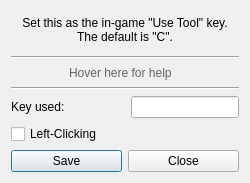
<?xml version="1.0" encoding="UTF-8"?>
<ui version="4.0">
 <class>Dialog</class>
 <widget class="QDialog" name="Dialog">
  <property name="geometry">
   <rect>
    <x>0</x>
    <y>0</y>
    <width>250</width>
    <height>183</height>
   </rect>
  </property>
  <property name="sizePolicy">
   <sizepolicy hsizetype="Fixed" vsizetype="Fixed">
    <horstretch>0</horstretch>
    <verstretch>0</verstretch>
   </sizepolicy>
  </property>
  <property name="minimumSize">
   <size>
    <width>235</width>
    <height>183</height>
   </size>
  </property>
  <property name="maximumSize">
   <size>
    <width>250</width>
    <height>183</height>
   </size>
  </property>
  <property name="windowTitle">
   <string>Fast Config</string>
  </property>
  <layout class="QVBoxLayout" name="verticalLayout_3">
   <item>
    <layout class="QVBoxLayout" name="verticalLayout">
     <item>
      <widget class="QLabel" name="label">
       <property name="text">
        <string>&lt;html&gt;&lt;head/&gt;&lt;body&gt;&lt;p align=&quot;center&quot;&gt;Set this as the in-game &amp;quot;Use Tool&amp;quot; key. The default is &amp;quot;C&amp;quot;.&lt;/p&gt;&lt;/body&gt;&lt;/html&gt;</string>
       </property>
       <property name="wordWrap">
        <bool>true</bool>
       </property>
      </widget>
     </item>
     <item>
      <widget class="Line" name="line_2">
       <property name="orientation">
        <enum>Qt::Horizontal</enum>
       </property>
      </widget>
     </item>
     <item>
      <layout class="QHBoxLayout" name="horizontalLayout">
       <property name="spacing">
        <number>0</number>
       </property>
       <item>
        <widget class="QLabel" name="help_label">
         <property name="sizePolicy">
          <sizepolicy hsizetype="Preferred" vsizetype="Preferred">
           <horstretch>0</horstretch>
           <verstretch>0</verstretch>
          </sizepolicy>
         </property>
         <property name="minimumSize">
          <size>
           <width>0</width>
           <height>0</height>
          </size>
         </property>
         <property name="maximumSize">
          <size>
           <width>111</width>
           <height>16</height>
          </size>
         </property>
         <property name="palette">
          <palette>
           <active>
            <colorrole role="WindowText">
             <brush brushstyle="SolidPattern">
              <color alpha="255">
               <red>99</red>
               <green>99</green>
               <blue>99</blue>
              </color>
             </brush>
            </colorrole>
           </active>
           <inactive>
            <colorrole role="WindowText">
             <brush brushstyle="SolidPattern">
              <color alpha="255">
               <red>99</red>
               <green>99</green>
               <blue>99</blue>
              </color>
             </brush>
            </colorrole>
           </inactive>
           <disabled>
            <colorrole role="WindowText">
             <brush brushstyle="SolidPattern">
              <color alpha="255">
               <red>120</red>
               <green>120</green>
               <blue>120</blue>
              </color>
             </brush>
            </colorrole>
           </disabled>
          </palette>
         </property>
         <property name="text">
          <string>Hover here for help</string>
         </property>
        </widget>
       </item>
      </layout>
     </item>
     <item>
      <widget class="Line" name="line">
       <property name="orientation">
        <enum>Qt::Horizontal</enum>
       </property>
      </widget>
     </item>
     <item>
      <layout class="QVBoxLayout" name="verticalLayout_2">
       <item>
        <layout class="QHBoxLayout" name="horizontalLayout_3">
         <item>
          <widget class="QLabel" name="used_key_label">
           <property name="text">
            <string>Key used:</string>
           </property>
          </widget>
         </item>
         <item>
          <spacer name="horizontalSpacer">
           <property name="orientation">
            <enum>Qt::Horizontal</enum>
           </property>
           <property name="sizeHint" stdset="0">
            <size>
             <width>40</width>
             <height>20</height>
            </size>
           </property>
          </spacer>
         </item>
         <item>
          <widget class="QLineEdit" name="change_key">
           <property name="toolTip">
            <string/>
           </property>
           <property name="inputMethodHints">
            <set>Qt::ImhUrlCharactersOnly</set>
           </property>
           <property name="text">
            <string/>
           </property>
           <property name="maxLength">
            <number>1</number>
           </property>
           <property name="frame">
            <bool>true</bool>
           </property>
           <property name="placeholderText">
            <string/>
           </property>
           <property name="cursorMoveStyle">
            <enum>Qt::LogicalMoveStyle</enum>
           </property>
          </widget>
         </item>
        </layout>
       </item>
       <item>
        <widget class="QCheckBox" name="check_box">
         <property name="text">
          <string>Left-Clicking</string>
         </property>
        </widget>
       </item>
       <item>
        <layout class="QHBoxLayout" name="horizontalLayout_4">
         <item>
          <widget class="QPushButton" name="save_btn">
           <property name="text">
            <string>Save</string>
           </property>
          </widget>
         </item>
         <item>
          <widget class="QPushButton" name="close_btn">
           <property name="text">
            <string>Close</string>
           </property>
          </widget>
         </item>
        </layout>
       </item>
      </layout>
     </item>
    </layout>
   </item>
  </layout>
 </widget>
 <resources/>
 <connections/>
</ui>
